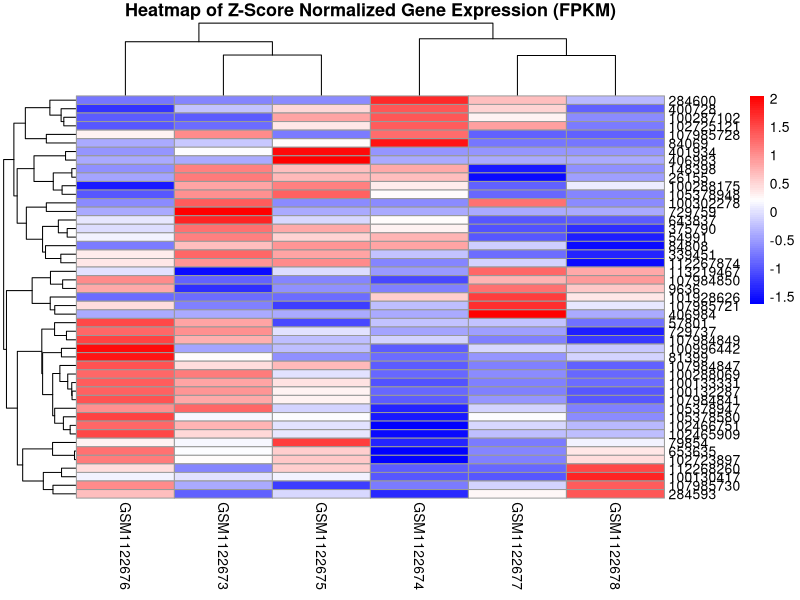

Recreate this plot in R.
# Load required libraries for data processing and visualization
library(pheatmap)

# Load the FPKM data from the file
fpkm_data <- read.table("GSE46056_norm_counts_FPKM_GRCh38.p13_NCBI.tsv", sep = "\t", header = TRUE, row.names = 1)

# Log-transform the FPKM data (adding 1 to avoid log(0))
log_fpkm_data <- log2(fpkm_data + 1)

# Subset the data (e.g., top 50 genes)
subset_data <- log_fpkm_data[1:50, ]

# Apply z-score normalization (scaling by rows, i.e., genes)
scaled_data <- t(scale(t(subset_data)))  # Transpose, scale, and transpose back

# Check for any rows with NA/NaN/Inf values and remove them
scaled_data <- scaled_data[complete.cases(scaled_data), ]

# Generate heatmap with scaled (z-score) data
pheatmap(scaled_data, 
         cluster_rows = TRUE,    # Cluster genes (rows)
         cluster_cols = TRUE,    # Cluster samples (columns)
         show_rownames = TRUE,   # Show gene names (row names)
         show_colnames = TRUE,   # Show sample names (column names)
         color = colorRampPalette(c("blue", "white", "red"))(100),  # Color scale from blue to red
         main = "Heatmap of Z-Score Normalized Gene Expression (FPKM)")
